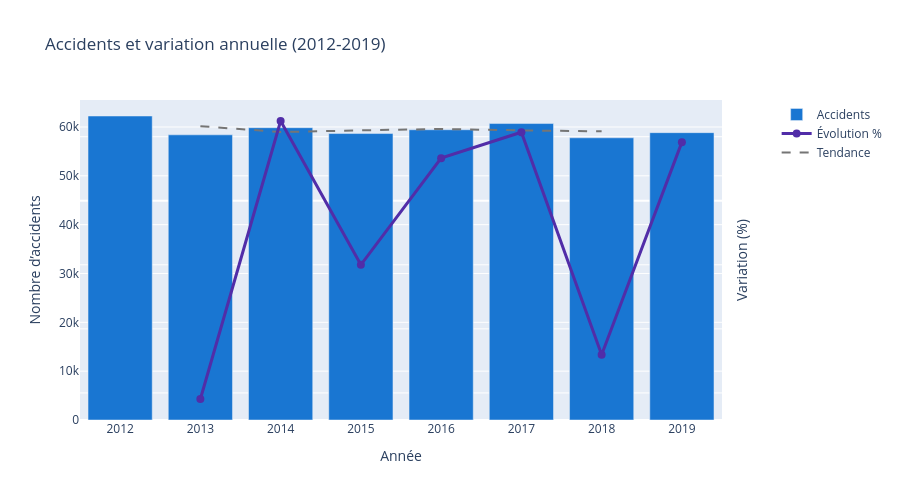

The code cell stored with this chart in its notebook:
### Markdown cell above
#### Visualisation :

### Code cell
fig = make_subplots(specs=[[{"secondary_y": True}]])
fig.add_bar(
    x=df_3_1['annee'],
    y=df_3_1['nb_accidents'],
    name='Accidents',
    marker_color=PALETTE['primary'],
    hovertemplate='%{x}: %{y:,} accidents<extra></extra>',
)

fig.add_scatter(
    x=df_3_1['annee'],
    y=df_3_1['pct_evolution'],
    mode='lines+markers',
    name='Évolution %',
    line=dict(color=PALETTE['secondary'], width=3),
    marker=dict(size=8),
    hovertemplate='%{x}: %{y:.1f}%<extra></extra>',
    secondary_y=True,
)

fig.add_scatter(
    x=df_3_1['annee'],
    y=df_3_1['nb_accidents'].rolling(3, center=True).mean(),
    mode='lines',
    name='Tendance',
    line=dict(color=PALETTE['neutral'], width=2, dash='dash'),
)

fig.update_layout(
    title='Accidents et variation annuelle (2012‑2019)',
    xaxis_title='Année',
    yaxis=dict(title='Nombre d’accidents'),
    yaxis2=dict(title='Variation (%)', tickformat='.00%', rangemode='tozero'),
    hovermode='x unified',
    height=500,
)

fig.update_yaxes(
   
    showticklabels=False,
    ticks="",
    secondary_y=True
)
fig.show()

### Figure 1 — Plotly figure (JSON) as saved in the notebook; plotly's stock layout.template omitted (floating-point values rounded to 4 significant figures)
{"data": [{"hovertemplate": "%{x}: %{y:,} accidents<extra></extra>", "marker": {"color": "#1976D2"}, "name": "Accidents", "type": "bar", "x": [2012, 2013, 2014, 2015, 2016, 2017, 2018, 2019], "y": [62250, 58397, 59854, 58654, 59432, 60701, 57783, 58840]}, {"hovertemplate": "%{x}: %{y:.1f}%<extra></extra>", "line": {"color": "#512DA8", "width": 3}, "marker": {"size": 8}, "mode": "lines+markers", "name": "Évolution %", "type": "scatter", "x": [2012, 2013, 2014, 2015, 2016, 2017, 2018, 2019], "xaxis": "x", "y": [null, -6.19, 2.49, -2, 1.33, 2.14, -4.81, 1.83], "yaxis": "y2"}, {"line": {"color": "#757575", "dash": "dash", "width": 2}, "mode": "lines", "name": "Tendance", "type": "scatter", "x": [2012, 2013, 2014, 2015, 2016, 2017, 2018, 2019], "y": [NaN, 60170.0, 58970.0, 59310.0, 59600.0, 59310.0, 59110.0, NaN]}], "layout": {"height": 500, "hovermode": "x unified", "title": {"text": "Accidents et variation annuelle (2012‑2019)"}, "xaxis": {"anchor": "y", "domain": [0, 0.94], "title": {"text": "Année"}}, "yaxis": {"anchor": "x", "domain": [0, 1], "title": {"text": "Nombre d’accidents"}}, "yaxis2": {"anchor": "x", "overlaying": "y", "rangemode": "tozero", "showticklabels": false, "side": "right", "tickformat": ".00%", "ticks": "", "title": {"text": "Variation (%)"}}}}
